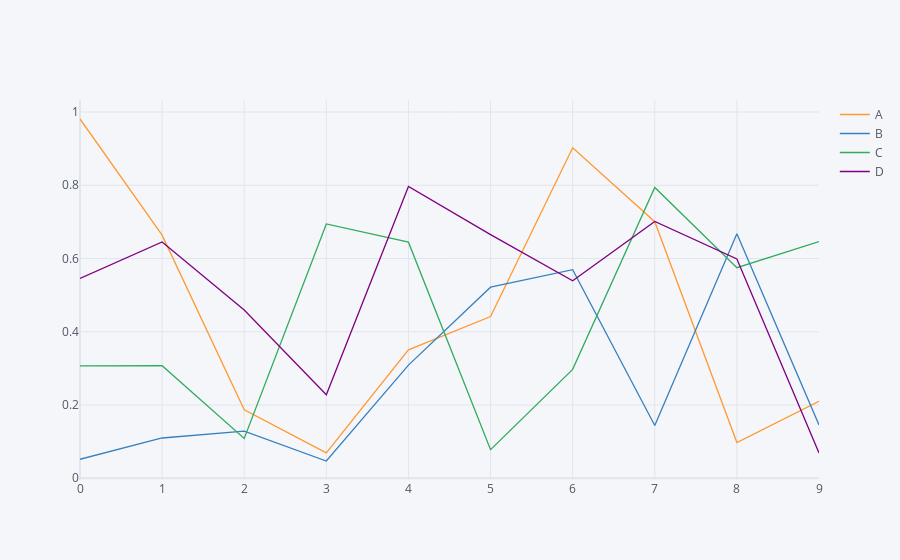

This figure's notebook cell:
### Markdown cell above
## 1-5-2 line chart

### Code cell
df.iplot(kind = 'line')

### Figure 1 — Plotly figure (JSON) as saved in the notebook; plotly's stock layout.template omitted (floating-point values rounded to 4 significant figures)
{"data": [{"line": {"color": "rgba(255, 153, 51, 1.0)", "dash": "solid", "shape": "linear", "width": 1.3}, "mode": "lines", "name": "A", "text": "", "type": "scatter", "x": [0, 1, 2, 3, 4, 5, 6, 7, 8, 9], "y": [0.981, 0.6638, 0.1871, 0.06945, 0.3505, 0.4416, 0.9026, 0.7005, 0.09772, 0.2103]}, {"line": {"color": "rgba(55, 128, 191, 1.0)", "dash": "solid", "shape": "linear", "width": 1.3}, "mode": "lines", "name": "B", "text": "", "type": "scatter", "x": [0, 1, 2, 3, 4, 5, 6, 7, 8, 9], "y": [0.05183, 0.11, 0.1286, 0.04713, 0.309, 0.5217, 0.5696, 0.1439, 0.6674, 0.1457]}, {"line": {"color": "rgba(50, 171, 96, 1.0)", "dash": "solid", "shape": "linear", "width": 1.3}, "mode": "lines", "name": "C", "text": "", "type": "scatter", "x": [0, 1, 2, 3, 4, 5, 6, 7, 8, 9], "y": [0.3071, 0.3074, 0.1086, 0.6944, 0.6446, 0.07817, 0.2973, 0.794, 0.575, 0.6464]}, {"line": {"color": "rgba(128, 0, 128, 1.0)", "dash": "solid", "shape": "linear", "width": 1.3}, "mode": "lines", "name": "D", "text": "", "type": "scatter", "x": [0, 1, 2, 3, 4, 5, 6, 7, 8, 9], "y": [0.5455, 0.6453, 0.4596, 0.2281, 0.7968, 0.6651, 0.5393, 0.7012, 0.599, 0.06916]}], "layout": {"legend": {"bgcolor": "#F5F6F9", "font": {"color": "#4D5663"}}, "paper_bgcolor": "#F5F6F9", "plot_bgcolor": "#F5F6F9", "title": {"font": {"color": "#4D5663"}}, "xaxis": {"gridcolor": "#E1E5ED", "showgrid": true, "tickfont": {"color": "#4D5663"}, "title": {"font": {"color": "#4D5663"}, "text": ""}, "zerolinecolor": "#E1E5ED"}, "yaxis": {"gridcolor": "#E1E5ED", "showgrid": true, "tickfont": {"color": "#4D5663"}, "title": {"font": {"color": "#4D5663"}, "text": ""}, "zerolinecolor": "#E1E5ED"}}}
